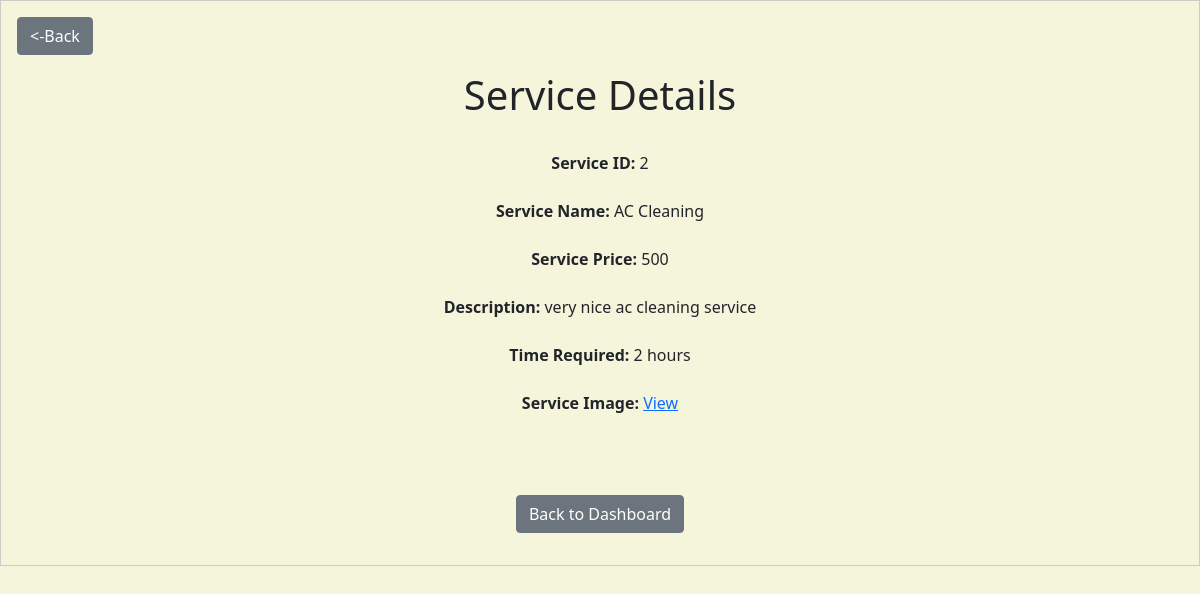
Screenshot of /service/2 with the database file from the repository.
### backend/models.py (models this page shows)
class Service(db.Model):
    __tablename__ = "service"
    id = db.Column(db.Integer, primary_key=True, autoincrement=True)
    name = db.Column(db.String, nullable=False)
    base_price = db.Column(
        db.Integer, nullable=False
    )  # Changed 'price' to 'base_price'
    base_time_required = db.Column(db.String, nullable=True)
    description = db.Column(db.String, nullable=False)
    service_pic = db.Column(
        db.String, nullable=True
    )  # New column for service picture (optional)
    professional_services = db.relationship(
        "ProfessionalService", back_populates="service"
    )

### backend/controller.py (the view)
@app.route("/service/<int:service_id>", methods=["GET"])
def service_details(service_id):
    service = Service.query.get(service_id)
    if service:
        return render_template("service_details.html", service=service)
    else:
        return "Service not found", 404

### templates/service_details.html (shortened to what this page needs)
<!DOCTYPE html>
<html lang="en">
<head>
  <link rel="stylesheet" href="/static/style.css" />
  <link href="https://cdn.jsdelivr.net/npm/bootstrap@5.0.2/dist/css/bootstrap.min.css" rel="stylesheet" />
</head>
<body>
  <div id="container">
    <button class="btn btn-secondary" onclick="goBack()"><-Back </button>
        <br>
    <div id="panel">
          <h1>Service Details</h1>
          <br>
          <p><strong>Service ID:</strong> {{ service.id }} <br> <br>
            <strong>Service Name:</strong> {{ service.name }} <br><br>
            <strong>Service Price:</strong> {{ service.base_price }}<br><br>
            <strong>Description:</strong> {{ service.description }}<br><br>
            <strong>Time Required:</strong> {{ service.base_time_required }} <br><br>
            <strong>Service Image: </strong><a
              href="{{ url_for('static', filename='service_pics/' + service.service_pic.split('/')[-1]) }}"
              target="_blank">
              View
            </a>
          </p>
          <br><br>
          <a href="{{ url_for('admin_dashboard') }}" class="btn btn-secondary mt-3">Back to Dashboard</a>
    </div>
  </div>
</body>
</html>

### static/style.css (style rules this page uses)
* { margin: 0; background-color: #f5f5dc; }
#panel { width: auto; margin: auto; height: auto; text-align: center; padding: 2vh; border: 0px solid black; border-radius: 10px; }
#container { width: auto; margin: auto; padding: 2vh; border: 1px solid #ccc; }

### rows the page displays
Service: id "2", name "AC Cleaning", base_price "500", description "very nice ac cleaning service", base_time_required "2 hours"
